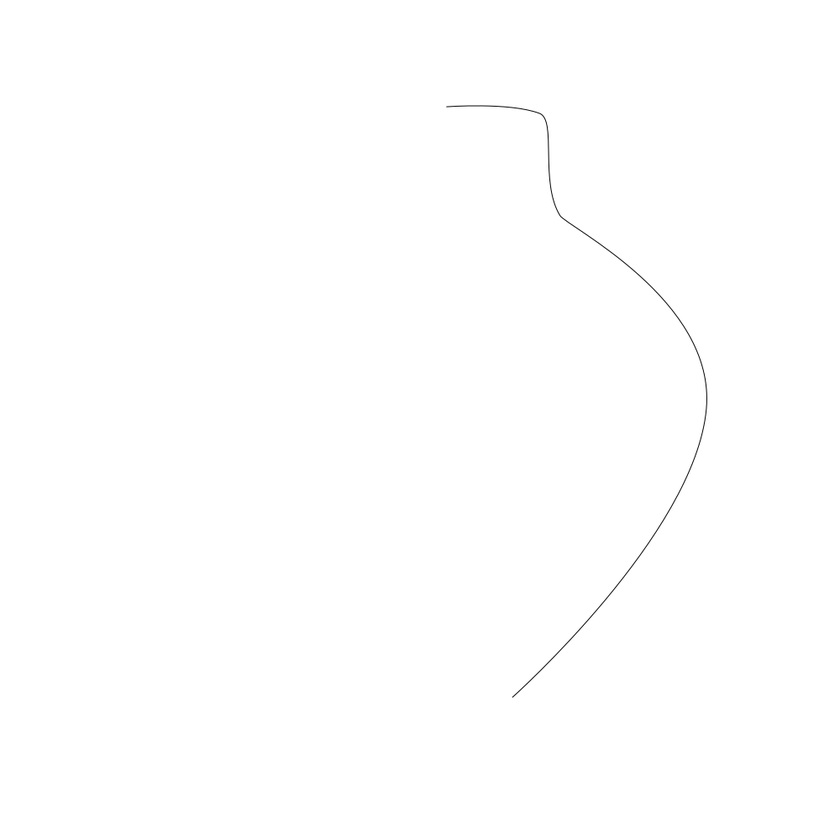
#> input picture drawings/C-1.png, 840 x 840 px, shrunk from 1000 x 1000 before the run
$ python read_data.py
#> lines starting #> are read from the running program, lines starting #| are printed output that depends on the picture; after the words box and inside, x2 and y2 are one past the last pixel; in counts of white or black regions, pixels touching at a corner belong together
import cv2
import numpy as np
from pathlib import Path

# Load image from directory
script_dir = Path(__file__).parent.parent / 'drawings'
print(f"Script directory: {script_dir}")
image_path = script_dir / "C-1.png"
img = cv2.imread(str(image_path), cv2.IMREAD_GRAYSCALE)
#> img is the input picture: shape (840, 840); min 50, max 255, mean 254.7

# Invert the image to black background and white line (binary values)   0 black 255 white
blur_img = cv2.GaussianBlur(img, (1,1), 0)
_, binary_img = cv2.threshold(blur_img, 0, 255, cv2.THRESH_BINARY_INV + cv2.THRESH_OTSU)
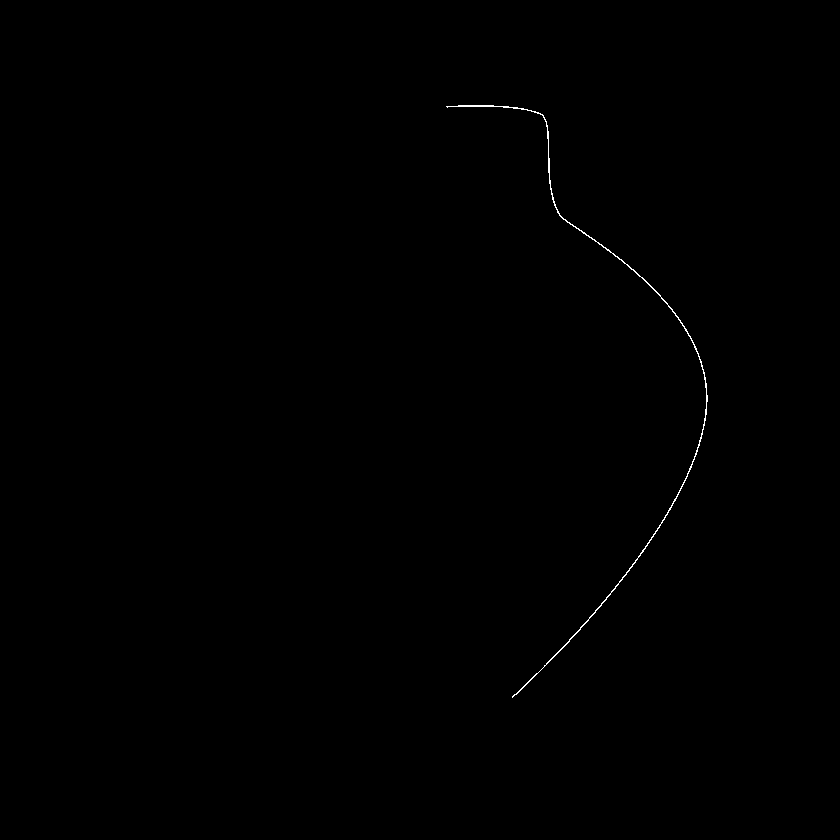
#> binary_img: shape (840, 840); 0.16% white in thin lines or dots, all inside (x1, y1, x2, y2) = (446, 105, 708, 698)
cv2.imshow("Binary Image", binary_img)
cv2.waitKey(0)
cv2.destroyAllWindows()

# Find all white pixels in image
white_pixels= cv2.findNonZero(binary_img)
#> white_pixels = contour of 1149 points, box (x1, y1, x2, y2) (446, 105, 708, 698), area 82520
white_pixels = white_pixels[:, 0]
#> white_pixels = 1149 pairs, first value 446 to 707, second value 105 to 697

# Zero out and convert to robot coordinates (500x500) is center
robot_coordinates_mm = []
center_x = 500  # Center X pixel
center_y = 500  # Center Y pixel

for x, y in white_pixels:
    x_robot_mm = x - center_x
    y_robot_mm = center_y - y
    robot_coordinates_mm.append((x_robot_mm, y_robot_mm))
#> this loop made 1149 passes
#> (x, y, x_robot_mm, y_robot_mm) on passes 1 to 3: (458, 105, -42, 395), (459, 105, -41, 395), (460, 105, -40, 395)
#> after the loop, robot_coordinates_mm = 1149 pairs, first value -54 to 207, second value -197 to 395

# Convert coordinates to meters
robot_coordinates_m = [(x / 1000, y / 1000) for x, y in robot_coordinates_mm]
#> robot_coordinates_m = 1149 pairs, first value -0.054 to 0.207, second value -0.197 to 0.395

coordinates = robot_coordinates_m
#> coordinates has the same summary as robot_coordinates_m
print("Robot Coordinates (meters):")
for coord in coordinates:
    print(f"{coord[0]:.3f}, {coord[1]:.3f}") #
#> this loop made 1149 passes
#> coord on passes 1 to 3: (-0.042, 0.395), (-0.041, 0.395), (-0.04, 0.395)
#| -0.042, 0.395
#| -0.041, 0.395
#| -0.040, 0.395
#| -0.039, 0.395
#| -0.038, 0.395
#| -0.037, 0.395
#| -0.036, 0.395
#| -0.035, 0.395
#> (further printed lines are left out)

# Save to file
output_file = script_dir / "robot_coordinates.txt"
with open(output_file, "w") as f:
    for x, y in coordinates:
        f.write(f"{x:.3f}, {y:.3f}\n")
#> this loop made 1149 passes

print(f"Robot coordinates saved to: {output_file}")

# Visualize the trajectory on the original image
output_img = cv2.cvtColor(binary_img, cv2.COLOR_GRAY2BGR)
for x_robot_mm, y_robot_mm in robot_coordinates_mm:
    x_pixel = int(x_robot_mm + center_x)
    y_pixel = int(center_y - y_robot_mm)
    cv2.circle(output_img, (x_pixel, y_pixel), 1, (0, 0, 255), -1) # red circles are for each point in trajectory
#> this loop made 1149 passes
#> (x_robot_mm, y_robot_mm, x_pixel, y_pixel) on passes 1 to 3: (-42, 395, 458, 105), (-41, 395, 459, 105), (-40, 395, 460, 105)
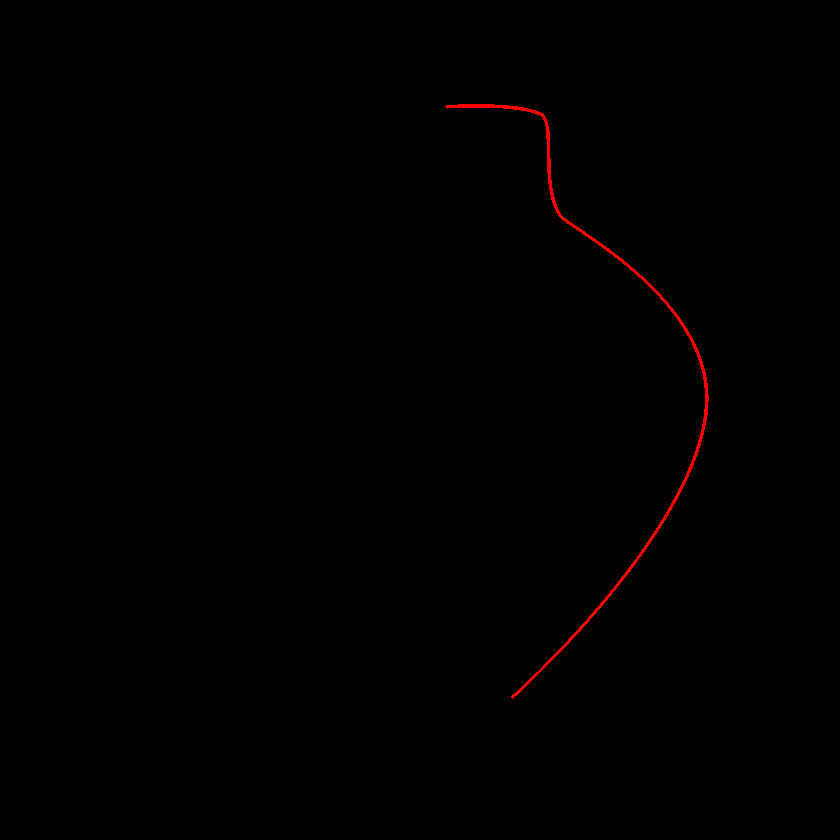
#> output_img: shape (840, 840, 3); mean B, G, R 0, 0, 0.9

cv2.imshow("Trajectory Visualization", output_img)
cv2.waitKey(0)
cv2.destroyAllWindows()
